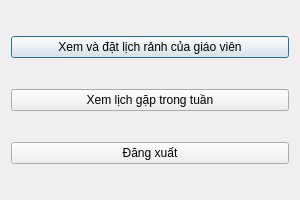
<?xml version="1.0" encoding="UTF-8"?>
<ui version="4.0">
 <class>StudentMenu</class>
 <widget class="QDialog" name="StudentMenu">
  <property name="geometry">
   <rect>
    <x>0</x>
    <y>0</y>
    <width>300</width>
    <height>200</height>
   </rect>
  </property>
  <property name="windowTitle">
   <string>Student Menu</string>
  </property>
  <layout class="QVBoxLayout" name="verticalLayout">
   <item>
    <widget class="QPushButton" name="scheduleButton">
     <property name="text">
      <string>Xem và đặt lịch rảnh của giáo viên</string>
     </property>
    </widget>
   </item>
   <item>
    <widget class="QPushButton" name="viewMeetingsButton">
     <property name="text">
      <string>Xem lịch gặp trong tuần</string>
     </property>
    </widget>
   </item>
   <item>
    <widget class="QPushButton" name="logoutButton">
     <property name="text">
      <string>Đăng xuất</string>
     </property>
    </widget>
   </item>
  </layout>
 </widget>
 <resources/>
 <connections/>
</ui>
